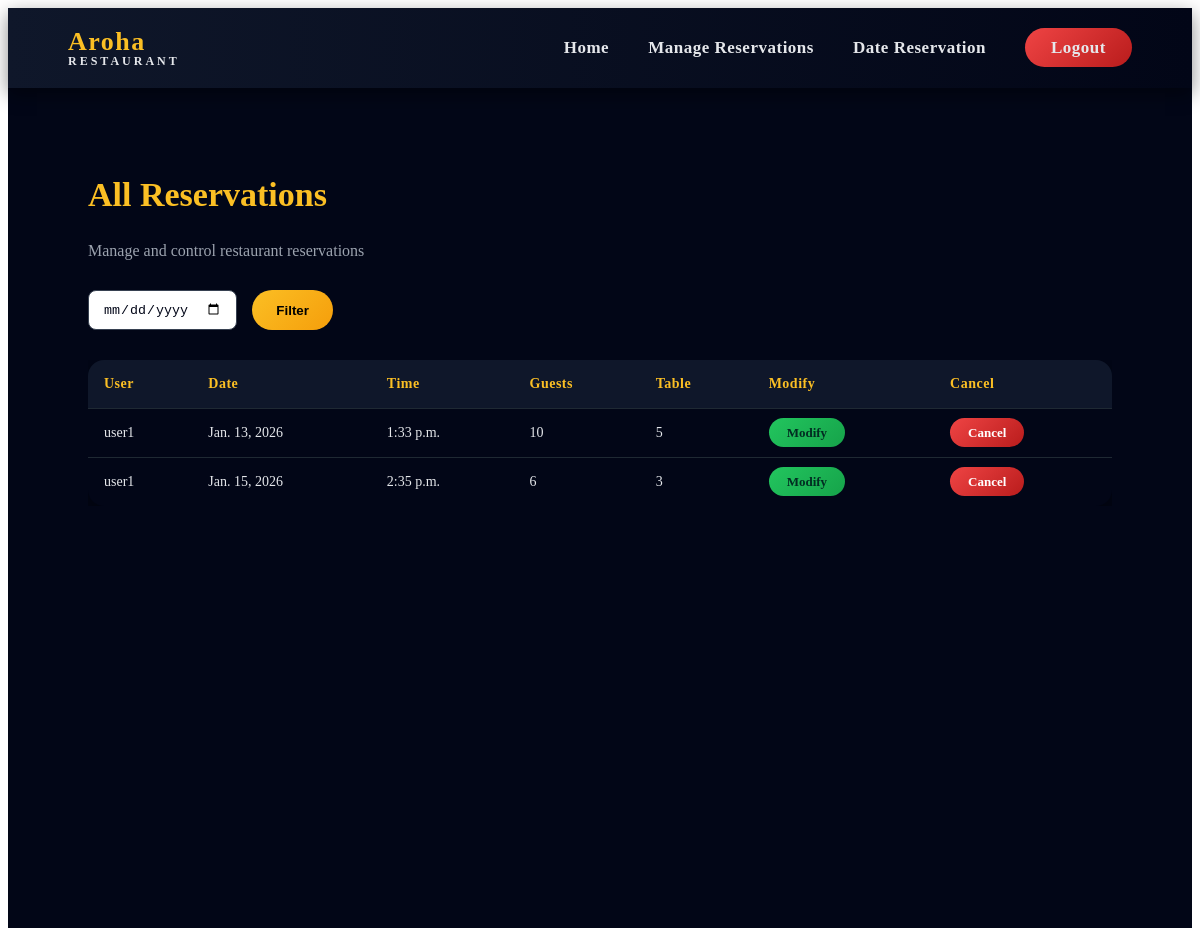
Before: /view_reservations/ (signed in) with the older database file.
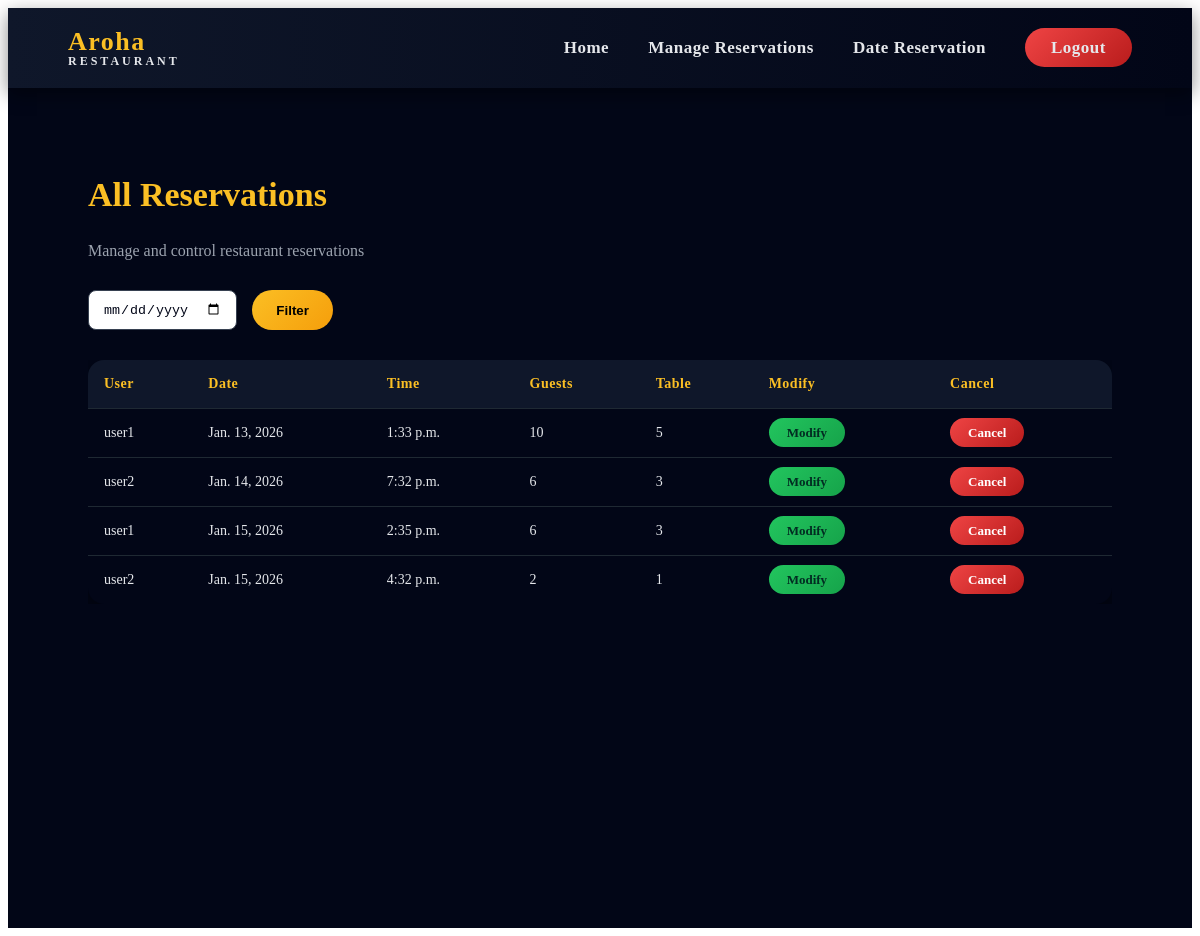
After: the same page with the newer database file.
### restaurent/models.py (models this page shows)
class Reservation(models.Model):
    user = models.ForeignKey(User, on_delete=models.CASCADE)
    table = models.ForeignKey(Table, on_delete=models.CASCADE)
    reservation_date = models.DateField()
    time_slot = models.TimeField()
    guests = models.IntegerField()

class Table(models.Model):
    table_number = models.IntegerField()
    capacity = models.IntegerField()

### restaurent/views.py (the view)
# urls.py: path('view_reservations/',view_reservations,name='view_reservations'),
@staff_member_required(login_url='login_')
def view_reservations(request):
    data=Reservation.objects.all().order_by('reservation_date','time_slot')
    return render(request,'view_reservations.html',{'data':data})

### restaurent/templates/view_reservations.html
{% extends 'main.html' %}
{% load static %}
{% block css %}
<link rel="stylesheet" href="{% static 'view_reservations.css' %}">
{% endblock %}
{% block content %}
<div class="admin-res-container">
    <div class="admin-res-header">
        <h2>All Reservations</h2>
        <p>Manage and control restaurant reservations</p>
    </div>
    <form method="GET" class="filter-bar">
        <input type="date" name="date">
        <button type="submit">Filter</button>
    </form>
    <div class="table-wrapper">
        <table class="admin-table">
            <thead>
                <tr>
                    <th>User</th>
                    <th>Date</th>
                    <th>Time</th>
                    <th>Guests</th>
                    <th>Table</th>
                    <th>Modify</th>
                    <th>Cancel</th>
                </tr>
            </thead>
            <tbody>
            {% for i in data %}
                <tr>
                    <td>{{ i.user.username }}</td>
                    <td>{{ i.reservation_date }}</td>
                    <td>{{ i.time_slot }}</td>
                    <td>{{ i.guests }}</td>
                    <td>{{ i.table.table_number }}</td>
                    <td>
                        <a href="{% url 'admin_modify' i.id %}" class="action-btn modify">
                            Modify
                        </a>
                    </td>
                    <td>
                        <a href="{% url 'admin_cancle' i.id %}" class="action-btn cancel">
                            Cancel
                        </a>
                    </td>
                </tr>
            {% empty %}
                <tr>
                    <td colspan="7" class="no-data">No reservations found</td>
                </tr>
            {% endfor %}
            </tbody>
        </table>
    </div>
</div>
{% endblock %}

### templates/main.html (shortened to what this page needs)
{% load static %}
<!DOCTYPE html>
<html lang="en">
<head>
    <link rel="stylesheet" href="{% static 'css/global.css' %}">
    {% block css %}{% endblock %}
</head>
<body>
    {% include 'nav.html' %}
    {% block content %}{% endblock %}
</body>
</html>

### templates/nav.html
<nav class="navbar">
    <div class="nav-logo">
        <span>Aroha</span>
        <small>Restaurant</small>
    </div>
    <div class="nav-links">
        {% if request.user.is_authenticated %}
            {% if request.user.is_staff %}
                <a href="{% url 'admin_home' %}">Home</a>
                <a href="{% url 'view_reservations' %}">Manage Reservations</a>
                <a href="{% url 'date_reservation' %}">Date Reservation</a>
                <a href="{% url 'logout_' %}" class="btn logout">Logout</a>
            {% else %}
                <a href="{% url 'user_home' %}">Home</a>
                <a href="{% url 'reservation' %}">Book Table</a>
                <a href="{% url 'reserved' %}">My Reservations</a>
                <a href="{% url 'logout_' %}" class="btn logout">Logout</a>
            {% endif %}
        {% else %}
            <a href="{% url 'home' %}">Home</a>
            <a href="{% url 'login_' %}" class="btn login">Login</a>
        {% endif %}
    </div>
</nav>

### static/css/global.css (style rules this page uses)
.navbar { position: sticky; top: 0; z-index: 1000; height: 80px; background: linear-gradient(90deg, #0f172a, #020617); display: flex; align-items: center; justify-content: space-between; padding: 0 60px; box-shadow: 0 6px 18px rgba(0, 0, 0, 0.45); }
.nav-logo { display: flex; flex-direction: column; line-height: 1; }
.nav-logo span { font-size: 26px; font-weight: 800; color: #fbbf24; letter-spacing: 1.5px; }
.nav-logo small { font-size: 12px; font-weight: 600; color: #e5e7eb; letter-spacing: 3px; text-transform: uppercase; }
.nav-links a { margin-left: 35px; text-decoration: none; font-size: 17px; font-weight: 600; color: #e5e7eb; letter-spacing: 0.5px; position: relative; transition: all 0.3s ease; }
.nav-links a::after { content: ''; position: absolute; width: 0; height: 2px; left: 0; bottom: -6px; background: #fbbf24; transition: width 0.3s ease; }
.btn { padding: 10px 26px; border-radius: 999px; font-size: 15px; font-weight: 700; letter-spacing: 0.5px; text-decoration: none; }
.logout { background: linear-gradient(135deg, #ef4444, #b91c1c); color: #fff; }

### restaurent/static/view_reservations.css (style rules this page uses)
.admin-res-container { padding: 60px 80px; background: #020617; min-height: calc(100vh - 80px); color: #f9fafb; }
.admin-res-header h2 { font-size: 34px; color: #fbbf24; }
.admin-res-header p { color: #9ca3af; margin-top: 6px; margin-bottom: 30px; }
.filter-bar { display: flex; gap: 15px; margin-bottom: 30px; }
.filter-bar input { padding: 10px 14px; border-radius: 8px; border: 1px solid #374151; background: #ffffff; color: #020617; }
.filter-bar button { padding: 10px 24px; border-radius: 999px; border: none; background: linear-gradient(135deg, #fbbf24, #f59e0b); font-weight: 700; cursor: pointer; }
.table-wrapper { overflow-x: auto; }
.admin-table { width: 100%; border-collapse: collapse; background: #020617; border-radius: 16px; overflow: hidden; box-shadow: 0 15px 40px rgba(0, 0, 0, 0.6); }
.admin-table thead { background: #0f172a; }
.admin-table th { padding: 16px; text-align: left; font-size: 14px; letter-spacing: 0.5px; color: #fbbf24; }
.admin-table td { padding: 16px; font-size: 14px; border-top: 1px solid #1f2933; color: #e5e7eb; }
.action-btn { padding: 7px 18px; border-radius: 999px; text-decoration: none; font-size: 13px; font-weight: 700; transition: all 0.3s ease; }
.modify { background: linear-gradient(135deg, #22c55e, #16a34a); color: #022c22; }
.cancel { background: linear-gradient(135deg, #ef4444, #b91c1c); color: #fff; }

Changed rows visible on the page:
added Reservation: user.username "user2", reservation_date "Jan. 14, 2026", time_slot "7:32 p.m.", guests "6", table.table_number "3"
added Reservation: user.username "user2", reservation_date "Jan. 15, 2026", time_slot "4:32 p.m.", guests "2", table.table_number "1"
